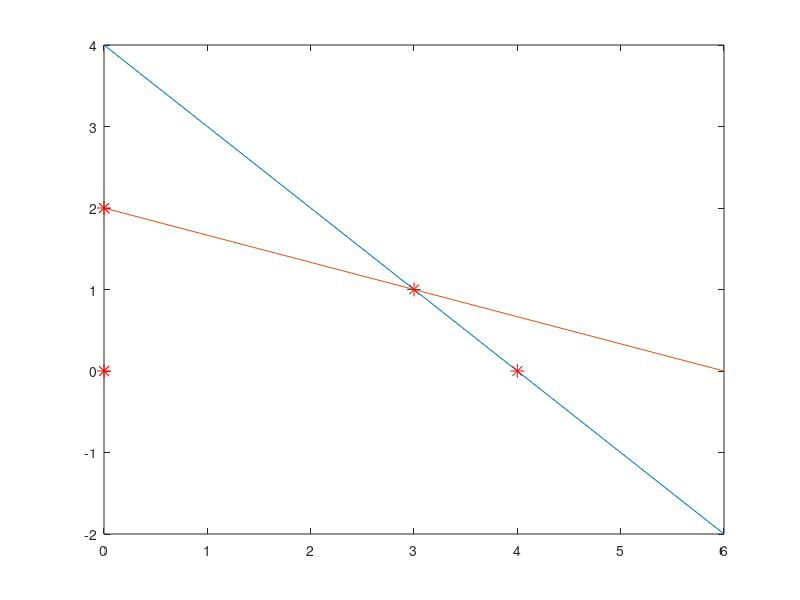

MATLAB code for this plot:
%% Max / min 3x1 + 5x2
% where s.t. are 
% 1x1 + 1x2 <= 4
% 1x1 + 3x2 <= 6
% x1, x2 >= 0

clc;
clear;

%% Phase 1, input parameter
C = [4, 3];
Z = @(x1, x2)3*x1 + 5*x2;

% Constraints 
A = [1 1; 1 3];
b = [4 ; 6];

% defining the st's functions 
C1 = @(x1, x2) x1 + x2 - 4;
C2 = @(x1, x2) x1 + 3*x2 - 6;

% number of constraitns
[m, n] = size(A);

%% Phase 2, plotting

x1 = 0:max(b./A(:, 1));

for i = 1:m
    x2 = (b(i)- A(i, 1) * x1) / A(i, 2);

    plot(x1, x2)
    hold on
end

%% Phase 3 Find intersection & corner points
% adding st's for x1 and x2 to be positive 
A = [A; eye(2)];
b = [b; zeros(2, 1)];

m = size(A, 1); % updating
pt = [];
for i = 1:m
    for j = i + 1: m 
        aa = [A(i, :); A(j, :)];
        bb = [b(i); b(j)];
        if (det(aa))
            X = aa \ bb;
            if(X >= 0)
                pt = [pt X];
            end
        end
    end
end

pt = unique(pt', "rows")';

disp(pt)


%% Phase 4 Find Feasable points 
FP = [];
z = [];
for i = 1:size(pt, 2) % 2 gives columns
    pt1 = pt(1, i); 
    pt2 = pt(2, i);
    if(C1(pt1, pt2) <= 0 && C2(pt1, pt2) <= 0)
        FP = [FP pt(:, i)]; % Store feasible points
        plot(pt1, pt2, '*r', 'MarkerSize', 10);
        cost = Z(pt1, pt2);
        z = [z cost];
    end
end

disp(FP)
disp(z)

%% Phase 5 finding optimal solution and value
[optimal_val_min, index_min] = min(z);
optimal_sol_min = FP(:, index_min);

% Display minimum solution
fprintf('Minimum Value: %.2f\n', optimal_val_min);
fprintf('Optimal Solution for Minimum: x1 = %.2f, x2 = %.2f\n', optimal_sol_min(1), optimal_sol_min(2));

[optimal_val_max, index_max] = max(z);
optimal_sol_max = FP(:, index_max);

% Display maximum solution
fprintf('Maximum Value: %.2f\n', optimal_val_max);
fprintf('Optimal Solution for Maximum: x1 = %.2f, x2 = %.2f\n', optimal_sol_max(1), optimal_sol_max(2));
